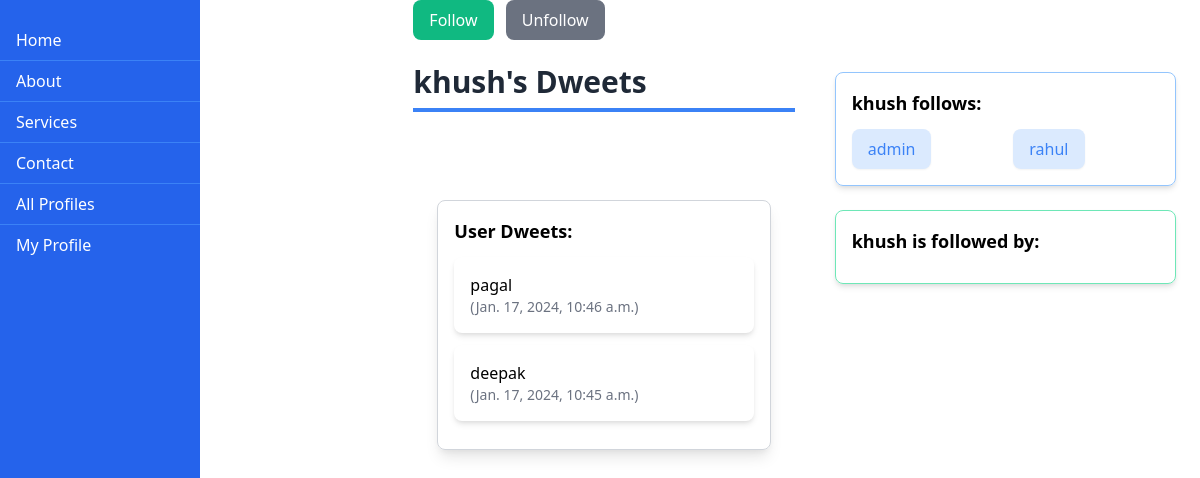
/profile/3/ (signed in), run on an earlier commit of the app's database.
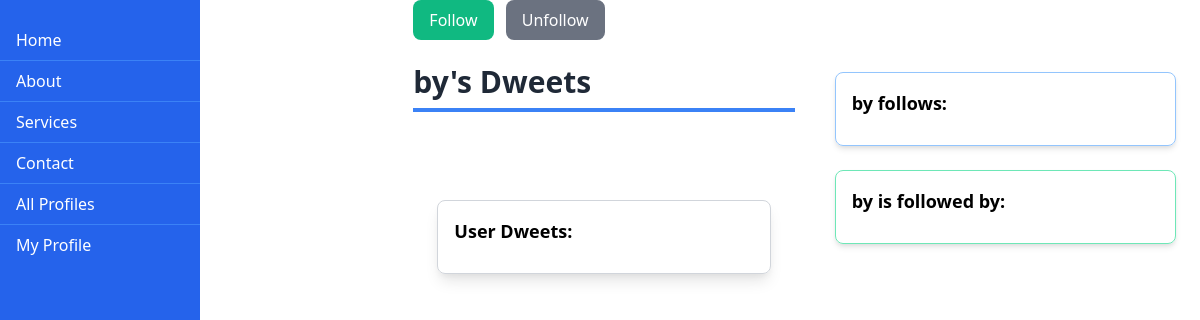
And on a later commit of the database.
### dwitter/models.py (models this page shows, shortened)
class Profile(models.Model):
    user = models.OneToOneField(User, on_delete=models.CASCADE)
    follows = models.ManyToManyField(
        "self",
        related_name="followed_by",
        symmetrical=False,
        blank=True,
    )
    def __str__(self):
        return self.user.username

class Dweet(models.Model):
    user = models.ForeignKey(
        User, related_name="dweets", on_delete=models.CASCADE
    )
    body = models.CharField(max_length=140)
    header_image = models.ImageField(null=True, blank=True, upload_to="images/")
    created_at = models.DateTimeField(auto_now_add=True)
    likes = models.ManyToManyField(User, related_name='blog_posts')
    categories = models.ManyToManyField(DweetCategory, related_name='dweetcategories', blank = True)

### dwitter/views.py (the view, shortened to what this page needs)
# urls.py: path("profile/<int:pk>/", profile, name="profile"),
@login_required(login_url='dwitter:login')
def profile(request, pk):
    if not hasattr(request.user, 'profile'):
        missing_profile = Profile(user=request.user.profile)
        missing_profile.save()
    profile = Profile.objects.get(pk=pk)
    my_dweets = Dweet.objects.filter(
        user = profile.user
    ).order_by("-created_at")
    return render(request, "dwitter/profile.html", {"profile" : profile, "dweets" : my_dweets})

### dwitter/templates/dwitter/profile.html (shortened to what this page needs)
{% extends 'base.html' %}
{% block content %}
<div class="grid grid-cols-3 gap-4">
    <div class="flex justify-between">
        <div class="bg-blue-600 text-white h-screen w-1/6 fixed top-0 left-0 overflow-y-auto pt-5">
            <a href="{% url 'dwitter:dashboard' %}" class="block py-2 px-4 hover:bg-blue-500 border-b border-blue-500">Home</a>
            <a href="#about" class="block py-2 px-4 hover:bg-blue-500 border-b border-blue-500">About</a>
            <a href="#services" class="block py-2 px-4 hover:bg-blue-500 border-b border-blue-500">Services</a>
            <a href="#contact" class="block py-2 px-4 hover:bg-blue-500 border-b border-blue-500">Contact</a>
            <a href="{% url 'dwitter:profile_list' %}" class="block py-2 px-4 hover:bg-blue-500 border-b border-blue-500">All Profiles</a>
            <a href="{% url 'dwitter:profile' request.user.profile.id %}" class="block py-2 px-4 hover:bg-blue-500">My Profile</a>
        </div>
    </div>
    <div class="flex-1 ml-2">
        <form method="post">
            <div class="mb-3">
                {% if profile != user.profile %}
                    {% if profile in user.profile.follows.all %}
                        <button name="follow" value="unfollow" class="bg-red-500 text-white py-2 px-4 rounded-lg">Unfollow</button>
                        <button class="mr-2 bg-gray-500 text-white py-2 px-4 rounded-lg">Follow</button>
                    {% else %}
                        <button name="follow" value="follow" class="bg-green-500 text-white py-2 px-4 rounded-lg">Follow</button>
                        <button class="ml-2 bg-gray-500 text-white py-2 px-4 rounded-lg">Unfollow</button>
                    {% endif %}
                {% else %}
                    <div class="bg-blue-200 text-blue-800 rounded-lg p-3">
                        <p class="font-bold">This is your own profile.</p>
                        <p>You are awesome!</p>
                    </div>
                {% endif %}
            </div>
        </form>
        <h1 class="text-3xl font-semibold text-gray-800 border-b-4 border-blue-500 py-2 mb-6">{{ profile.user.username }}'s Dweets</h1>
        <div class="mt-8 p-6">
            <div class="mt-8 border border-gray-300 rounded-lg shadow-lg p-4">
                <h3 class="text-lg font-semibold mb-3">User Dweets:</h3>
                {% for dweet in dweets %}
                    <div class="mb-3 bg-white rounded-lg shadow-md p-4">
                        <p>{{ dweet.body }}</p>
                        <span class="text-sm text-gray-500">({{ dweet.created_at }})</span>
                    </div>
                {% endfor %}
            </div>
        </div>
    </div>
    <div class="mt-8 p-6">
        <div class="mt-4 border border-blue-300 rounded-lg shadow-md p-4">
            <h3 class="text-lg font-semibold mb-3">{{ profile.user.username }} follows:</h3>
            <ul class="grid grid-cols-2 gap-4">
                {% for following in profile.follows.all %}
                    {% if following != profile %}
                        <li>
                            <a href="{% url 'dwitter:profile' following.id %}" class="inline-block py-2 px-4 bg-blue-100 hover:bg-blue-200 rounded-lg shadow-sm transition duration-300">
                                <span class="text-blue-500">{{ following }}</span>
                            </a>
                        </li>
                    {% endif %}
                {% endfor %}
            </ul>
        </div>
        <div class="mt-6 border border-green-300 rounded-lg shadow-md p-4">
            <h3 class="text-lg font-semibold mb-3">{{ profile.user.username }} is followed by:</h3>
        </div>
    </div>
</div>
{% endblock content %}

What changed in the data, as far as the page shows it:
removed Dweet: body "pagal", created_at "Jan. 17, 2024, 10:46 a.m."
removed Dweet: body "deepak", created_at "Jan. 17, 2024, 10:45 a.m."
no longer on this page (row unchanged): Profile: user.username "admin"
no longer on this page (row edited): Profile: user.username "rahul"
changed Profile: user.username "khush" → "by"
